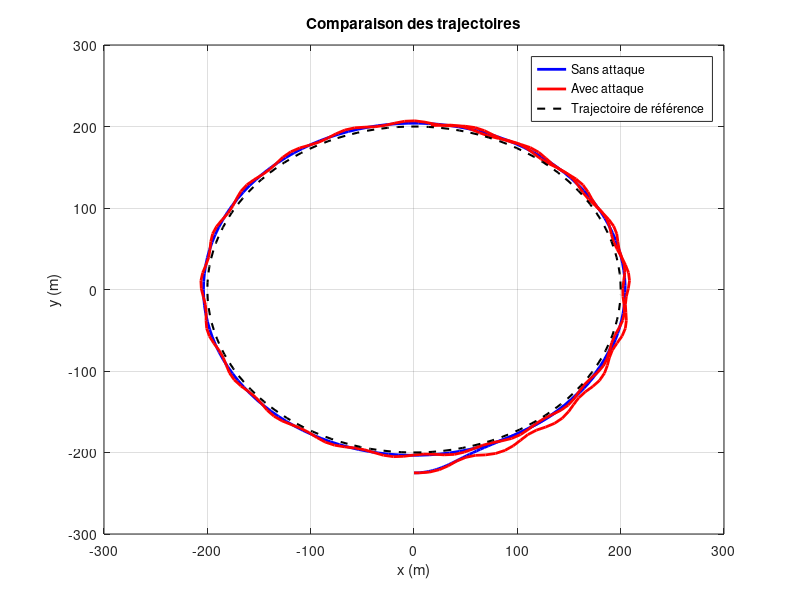

MATLAB code for this plot:
% Charger les données sans attaque
load('trajectoires_no_attack.mat'); % Charge positions et way_points

% Renommer les variables pour la clarté
positions_no_attack = positions;
way_points_no_attack = way_points;

% Charger les données avec attaque
load('trajectoires_with_attack.mat'); % Charge positions et way_points

% Renommer les variables pour la clarté
positions_with_attack = positions;
way_points_with_attack = way_points;

% Vérifier que les variables sont bien chargées
disp('Variables chargées :');
disp('positions_no_attack :'); disp(size(positions_no_attack));
disp('positions_with_attack :'); disp(size(positions_with_attack));
disp('way_points_no_attack :'); disp(size(way_points_no_attack));
disp('way_points_with_attack :'); disp(size(way_points_with_attack));

% Tracer les deux trajectoires
figure;
plot(positions_no_attack(:, 1), positions_no_attack(:, 2), 'b', 'LineWidth', 2);
hold on;
plot(positions_with_attack(:, 1), positions_with_attack(:, 2), 'r', 'LineWidth', 2);
plot(way_points_no_attack(:, 1), way_points_no_attack(:, 2), 'k--', 'LineWidth', 1.5);
xlabel('x (m)');
ylabel('y (m)');
title('Comparaison des trajectoires');
legend('Sans attaque', 'Avec attaque', 'Trajectoire de référence');
grid on;

% Enregistrer la figure
saveas(gcf, 'comparaison_trajectoires.png');